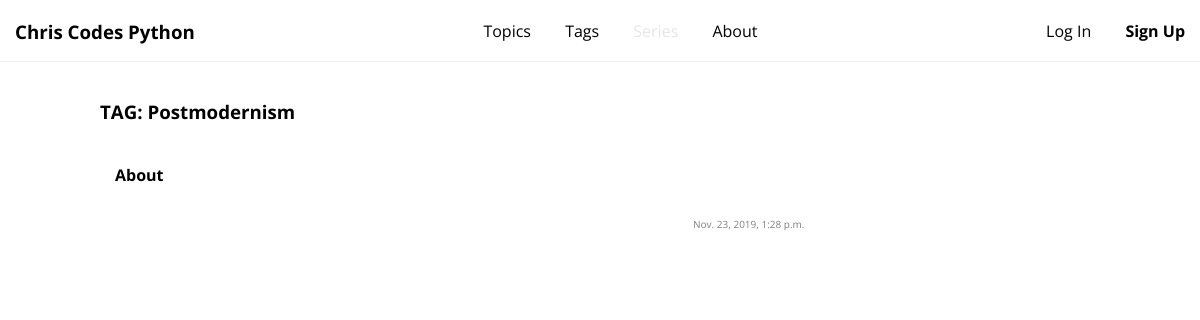
The page /tags/postmodernism on the database as committed earlier.
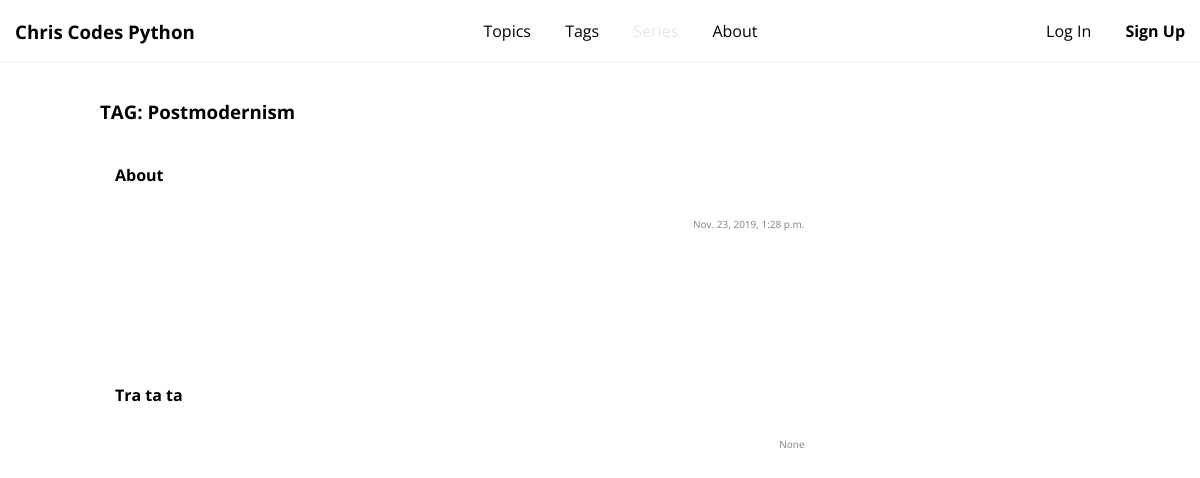
The same page on the database as committed later.
### post/models.py (models this page shows, shortened)
class Post(models.Model):
    title = models.CharField(max_length=128, unique=True)
    subtitle = models.CharField(max_length=128)
    description = models.CharField(max_length=512)
    publication_date = models.DateTimeField(blank=True, null=True)
    slug = models.SlugField(unique=True)
    is_published = models.BooleanField(default=False, blank=True, null=True)
    post_series = models.ForeignKey(
            PostSeries, on_delete=models.CASCADE,
            related_name='posts', null=True,
            blank=True,
        )
    topic = models.ForeignKey(
            Topic, on_delete=models.CASCADE,
            related_name='posts',
        )
    class Meta:
        ordering = ['-publication_date']

### tags/views.py (the view)
# urls.py: path('<slug:slug>', tag_detail, name='tag_detail'),
def tag_detail(request, slug=None):
    tag = get_object_or_404(Tag, slug=slug)
    context = {'tag':tag}
    return render(request, 'tags/tag_detail.html', context)

### tags/templates/tags/tag_detail.html (shortened to what this page needs)
{% extends 'base.html' %}
{% load static %}
{% block head %}
<link rel="stylesheet" href="{% static 'post/css/post_list.css' %}">
<link rel="stylesheet" href="{% static 'tags/css/tag_list.css' %}">
{% endblock %}
{% block body %}
<div id="post-container">
  <div class="section">
    <h3>TAG: {{ tag.title|title }}</h3>
  </div>
{% for post in tag.post.all %}
<div href="{% url 'post:post_detail' slug=post.slug %}" class="post-box post-highlight">
  <a href="{% url 'post:post_detail' slug=post.slug %}">
    <div class="post-description">
      <div class="post-main-info">
        <h4>{{ post.title }}</h4>
      </div>
      <div class="post-info">
          <p class="post_pub_date">{{ post.publication_date }}</p>
      </div>
    </div>
  </a>
</div>
  {% endfor %}
</div>
</div>
{% endblock %}

Rows that differ between the two databases and show on the page:
added Post: title "Tra ta ta", publication_date "None"
